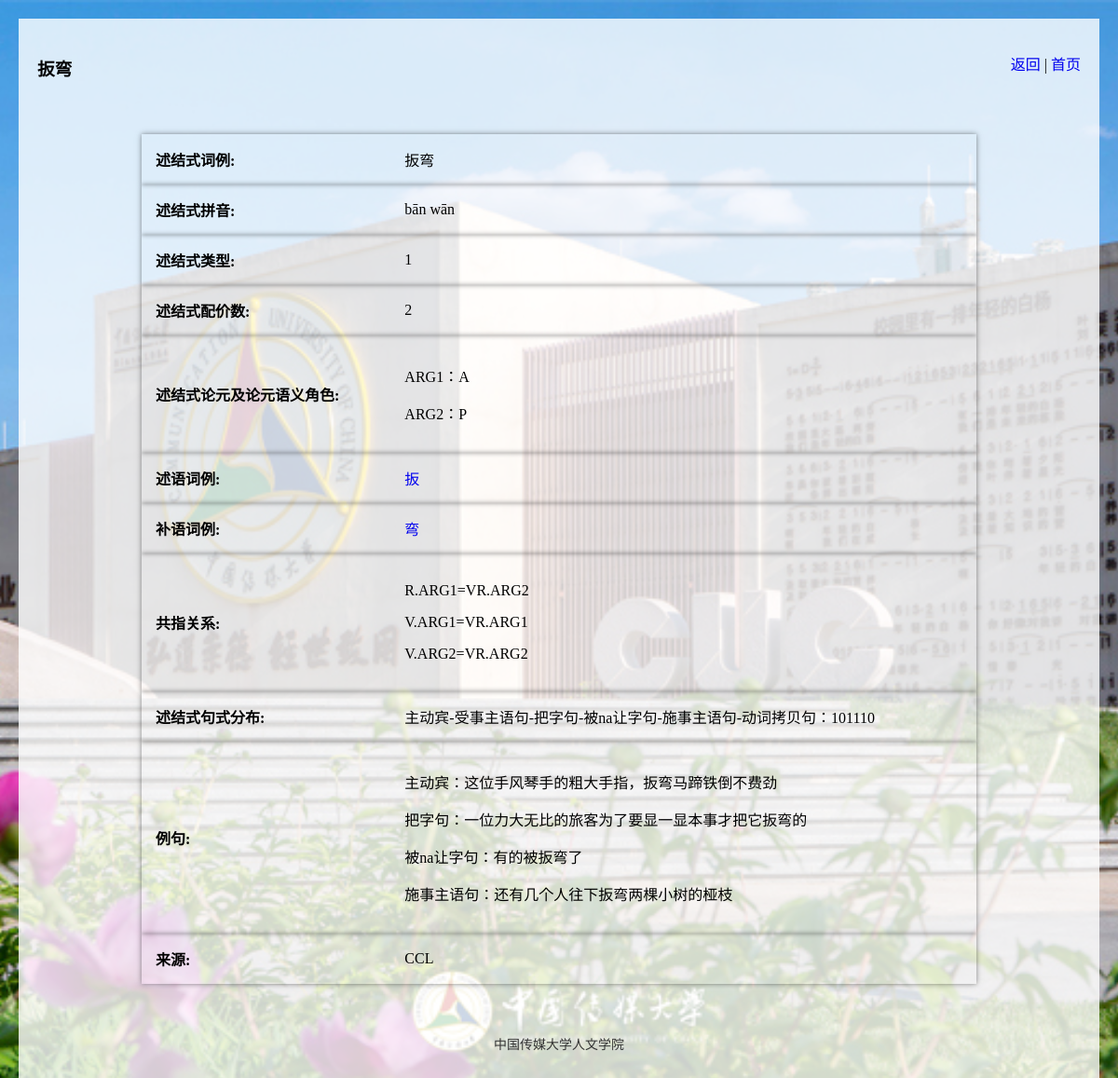
/vrc/扳弯, run on the app's committed database.
### tables this page shows
CREATE TABLE "第一轮标注记录" (
	"id"	INTEGER,
	"编号"	TEXT,
	"述结式词例"	TEXT,
	"述结式拼音"	TEXT,
	"述结式类型"	TEXT,
	"述结式配价数"	TEXT,
	"述结式论元1"	TEXT,
	"述结式论元2"	TEXT,
	"述结式论元3"	TEXT,
	"述结式论元1语义角色"	TEXT,
	"述结式论元2语义角色"	TEXT,
	"述结式论元3语义角色"	TEXT,
	"述语词例"	TEXT,
	"述语拼音"	TEXT,
	"述语HSK等级"	TEXT,
	"述语词性"	TEXT,
	"述语义项"	TEXT,
	"述语配价数"	TEXT,
	"述语论元1"	TEXT,
	"述语论元2"	TEXT,
	"述语论元3"	TEXT,
	"述语论元1语义角色"	TEXT,
	"述语论元2语义角色"	TEXT,
	"述语论元3语义角色"	TEXT,
	"补语词例"	TEXT,
	"补语拼音"	TEXT,
	"补语HSK等级"	TEXT,
	"补语词性"	TEXT,
	"补语义项"	TEXT,
	"补语配价数"	TEXT,
	"补语论元1"	TEXT,
	"补语论元2"	TEXT,
	"补语论元3"	TEXT,
	"补语论元1语义角色"	TEXT,
	"补语论元2语义角色"	TEXT,
	"补语论元3语义角色"	TEXT,
	"共指关系:R.ARG1="	TEXT,
	"R.ARG2="	TEXT,
	"V.ARG1="	TEXT,
	"V.ARG2="	TEXT,
	"补语语义类型"	TEXT,
	"句式1-主动宾"	TEXT,
	"句式1例句"	TEXT,
	"句式2-受事主语句"	TEXT,
	"句式2例句"	TEXT,
	"句式3-把字句"	TEXT,
	"句式3例句"	TEXT,
	"句式4-被na让字句"	TEXT,
	"句式4例句"	TEXT,
	"句式5-施事主语句"	TEXT,
	"句式5例句"	TEXT,
	"句式6-动词拷贝句"	TEXT,
	"句式6例句"	TEXT,
	"句式分布类型"	TEXT,
	"述语句式1 主宾句"	TEXT,
	"述语句式1例句"	TEXT,
	"述语句式2 受事主语句"	TEXT,
	"述语句式2例句"	TEXT,
	"述语句式3 施事主语句"	TEXT,
	"述语句式3例句 "	TEXT,
	"述语句式分布"	TEXT,
	"补语句式1 主事主语句"	TEXT,
	"补语句式1例句"	TEXT,
	"补语句式2 感事主语句"	TEXT,
	"补语句式2例句"	TEXT,
	"补语句式3 施事主语句"	TEXT,
	"补语句式3例句"	TEXT,
	"补语句式分布"	TEXT,
	"备注【词的义项】"	TEXT,
	"来源"	TEXT,
	"填写者1"	TEXT,
	"填写者2"	TEXT,
	"标注中遇到的问题"	TEXT,
	"音序"	TEXT,
	"基础句"	TEXT,
	"图片路径"	TEXT,
	PRIMARY KEY("id" AUTOINCREMENT)
);

### app.py (the view)
@app.route('/vrc/<vr>')
def vrc_detail(vr):
    conn = get_db()
    cursor = conn.cursor()
    cursor.execute('SELECT * FROM 第一轮标注记录 WHERE 述结式词例 LIKE ?',('%' + vr + '%',))
    vrc_info = cursor.fetchall()
    vrc_info = [[item if item != "na" else "" for item in row] for row in vrc_info]
    vrc_info.sort(key=lambda x:x[2])
    return render_template('vrc_detail.html', vrc_info=vrc_info, vr=vr)

### app.py (called while the page is built)
def get_db():
    conn = sqlite3.connect(database)
    return conn

### templates/vrc_detail.html (shortened to what this page needs)
<!DOCTYPE html>
<html lang="en">
<head>
    <link rel="stylesheet" href="{{ url_for('static', filename='css/mystyle.css') }}">
</head>
<body>
    <div class="container">
        <div class="header_part ">
            <div class="left-div">
                <h3>{{ vr }}</h3>
            </div>
            <div class="right-div">
                <p><a href="javascript:history.back();">返回</a> | <a href="/">首页</a></p>
            </div>
        </div>
        <div class="main">
            {% if vrc_info %}
            {% for item in vrc_info %}
            <table>
                {% if item[2] %}
                <tr>
                    <td><strong>述结式词例:</strong></td>
                    <td>{{ item[2] }}</td>
                </tr>
                {% endif %}
                {% if item[3] %}
                <tr>
                    <td><strong>述结式拼音:</strong></td>
                    <td>{{ item[3] }}</td>
                </tr>
                {% endif %}
                {% if item[4] %}
                <tr>
                    <td><strong>述结式类型:</strong></td>
                    <td>{{ item[4] }}</td>
                </tr>
                {% endif %}
                {% if item[5] %}
                <tr>
                    <td><strong>述结式配价数:</strong></td>
                    <td>{{ item[5] }}</td>
                </tr>
                {% endif %}
                {% if item[6] %}
                <tr>
                    <td><strong>述结式论元及论元语义角色:</strong></td>
                    <td>
                        <p>{{ item[6] }}：{{ item[9] }}</p>
                        {% if item[7] %}
                        <p>{{ item[7] }}：{{ item[10] }}</p>
                        {% endif %}
                    </td>
                </tr>
                {% endif %}
                {% if item[12] %}
                <tr>
                    <td><strong>述语词例:</strong></td>
                    <td><a href="/predicate/{{ item[12] }}">{{ item[12] }}</a></td>
                </tr>
                {% endif %}
                {% if item[24] %}
                <tr>
                    <td><strong>补语词例:</strong></td>
                    <td><a href="/complecate/{{ item[24] }}">{{ item[24] }}</a></td>
                </tr>
                {% endif %}
                {% if item[36] %}
                <tr>
                    <td><strong>共指关系:</strong></td>
                    <td>
                        <p>R.ARG1={{ item[36] }}</p>
                        {% if item[38] %}
                        <p>V.ARG1={{ item[38] }}</p>
                        {% endif %}
                        {% if item[39] %}
                        <p>V.ARG2={{ item[39] }}</p>
                        {% endif %}
                    </td>
                </tr>
                {% endif %}
                {% if item[53] %}
                <tr>
                    <td><strong>述结式句式分布:</strong></td>
                    <td>主动宾-受事主语句-把字句-被na让字句-施事主语句-动词拷贝句：{{ item[53] }}</td>
                </tr>
                {% endif %}
                <tr>
                    <td><strong>例句:</strong></td>
                    <td>
                        {% if item[42] %}
                        <p>主动宾：{{ item[42] }}</p>
                        {% endif %}
                        {% if item[46] %}
                        <p>把字句：{{ item[46] }}</p>
                        {% endif %}
                        {% if item[48] %}
                        <p>被na让字句：{{ item[48] }}</p>
                        {% endif %}
                        {% if item[50] %}
                        <p>施事主语句：{{ item[50] }}</p>
                        {% endif %}
                    </td>
                </tr>
                {% if item[69] %}
                <tr>
                    <td><strong>来源:</strong></td>
                    <td>{{ item[69] }}</td>
                </tr>
                {% endif %}
            </table>
            {% endfor %}
            {% else %}
            <div style="margin: auto;"><p>未查询到相应结果</p></div>
            {% endif %}
        </div>
        <div class="footer">
            <p>中国传媒大学人文学院</p>
        </div>
    </div>
</body>
</html>

### static/css/mystyle.css (style rules this page uses)
body, html { margin: 0; padding: 0; width: 100%; height: 100%; background: url('../img/background.jpg') no-repeat center center fixed; background-size: cover; background-position-y: bottom; }
.container { display: flex; flex-direction: column; margin: 20px; background: rgba(255, 255, 255, 0.8); }
.main { flex: 1; display: flex; padding: 20px; }
.footer { padding: 20px; text-align: center; font-size: 14px; color: #333; }

### templates/vrc_detail.html (style rules this page uses)
table { width: 80%; border-collapse: collapse; margin: 0 auto; box-shadow: 0 0 10px rgba(0, 0, 0, 0.1); }
th, td { padding: 15px; text-align: left; border: none; }
tr:nth-child(odd) { box-shadow: 0 0 5px rgba(0, 0, 0, 0.4); }
tr:nth-child(even) { box-shadow: 0 0 5px rgba(0, 0, 0, 0.4); }
a { text-decoration: none; }
.header_part { display: flex; justify-content: space-between; margin: 20px; }
.left-div { text-align: left; width: 45%; padding-right: 10px; }
.right-div { text-align: right; width: 45%; padding-left: 10px; }

### data on the page
第一轮标注记录: 述结式词例 "扳弯", 述结式拼音 "bān wān", 述结式类型 "1", 述结式配价数 "2", 述结式论元1 "ARG1", 述结式论元1语义角色 "A", 述结式论元2 "ARG2", 述结式论元2语义角色 "P", 述语词例 "扳", 补语词例 "弯", item "VR.ARG2", item "VR.ARG1", 句式分布类型 "101110", 句式1例句 "这位手风琴手的粗大手指，扳弯马蹄铁倒不费劲", 句式3例句 "一位力大无比的旅客为了要显一显本事才把它扳弯的", 句式4例句 "有的被扳弯了", 句式5例句 "还有几个人往下扳弯两棵小树的桠枝", 来源 "CCL"

### other printed values
{{ vr }} "扳弯"
